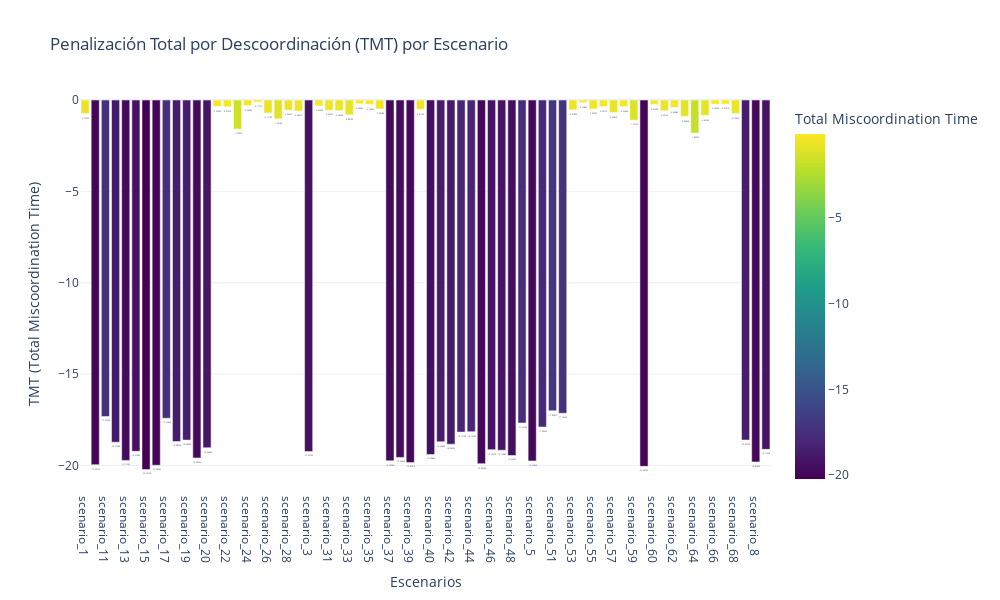
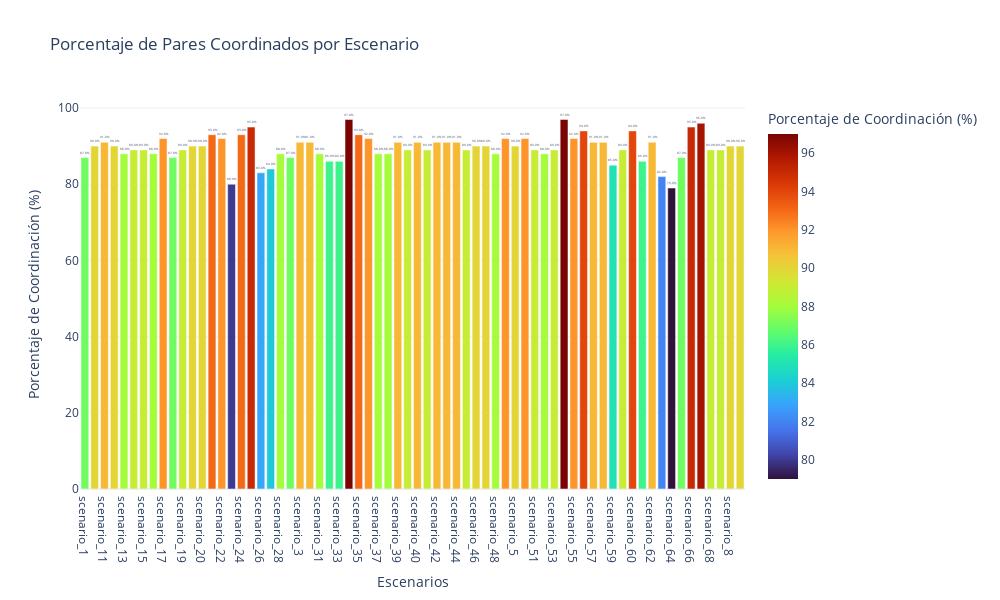

The code cell stored with these charts, in order, in its notebook:
### Markdown cell above
# Analisys

### Code cell
import json
import os
import copy
import plotly.express as px
import plotly.graph_objects as go
import pandas as pd
import numpy as np

# --- Constantes ---
CTI = 0.2  # Intervalo de tiempo de coordinación típico (en segundos)

# --- Ruta del archivo ---
input_file = "/Users/gustavo/Documents/Projects/TESIS_UNAL/ADAPTIVE_ALGORITHM/data/processed/independent_relay_pairs_second_optimization.json"

def analyze_all_scenarios():
    try:
        # 1. Cargar el archivo JSON
        print(f"Cargando datos desde: {input_file}")
        with open(input_file, 'r') as f:
            relay_pairs_data = json.load(f)
        
        if not isinstance(relay_pairs_data, list):
            raise TypeError(f"Error: El archivo {input_file} no contiene una lista JSON.")
        
        # Diccionarios para almacenar datos por escenario
        scenario_results = {}  # Estructura: {scenario_id: {'tmt': valor, 'coordinated': cantidad, 'uncoordinated': cantidad}}
        
        # 2. Procesar cada par y agrupar por escenario
        print("Calculando TMT por escenario...")
        total_pairs_read = 0
        skipped_pairs_count = 0
        
        for pair_entry in relay_pairs_data:
            total_pairs_read += 1
            if not isinstance(pair_entry, dict):
                skipped_pairs_count += 1
                continue
            
            scenario_id = pair_entry.get("scenario_id")
            if not scenario_id:
                skipped_pairs_count += 1
                continue
                
            # Inicializar datos del escenario si es la primera vez
            if scenario_id not in scenario_results:
                scenario_results[scenario_id] = {
                    'tmt': 0, 
                    'coordinated': 0, 
                    'uncoordinated': 0,
                    'total_valid': 0
                }
            
            # Obtener información de los relés
            main_relay_info = pair_entry.get('main_relay')
            backup_relay_info = pair_entry.get('backup_relay')
            
            if not isinstance(main_relay_info, dict) or not isinstance(backup_relay_info, dict):
                skipped_pairs_count += 1
                continue
                
            # Obtener tiempos de operación
            main_time = main_relay_info.get('Time_out')
            backup_time = backup_relay_info.get('Time_out')
            
            # Validar que los tiempos son números
            if not isinstance(main_time, (int, float)) or not isinstance(backup_time, (int, float)):
                skipped_pairs_count += 1
                continue
                
            # Cálculos
            delta_t = backup_time - main_time - CTI
            mt = (delta_t - abs(delta_t)) / 2  # Penalización solo si delta_t es negativo
            
            # Actualizar resultados del escenario
            scenario_results[scenario_id]['tmt'] += mt
            scenario_results[scenario_id]['total_valid'] += 1
            
            if delta_t >= 0:
                scenario_results[scenario_id]['coordinated'] += 1
            else:
                scenario_results[scenario_id]['uncoordinated'] += 1
        
        # 3. Preparar datos para graficar
        data_for_chart = []
        for scenario, data in scenario_results.items():
            data_for_chart.append({
                'Escenario': scenario,
                'TMT': data['tmt'],
                'Pares Coordinados': data['coordinated'],
                'Pares Descoordinados': data['uncoordinated'],
                'Total Pares Válidos': data['total_valid'],
                'Porcentaje Coordinación': 100 * data['coordinated'] / data['total_valid'] if data['total_valid'] > 0 else 0
            })
        
        # Convertir a DataFrame y ordenar por nombre de escenario
        df = pd.DataFrame(data_for_chart)
        df = df.sort_values(by='Escenario')
        
        # 4. Crear gráfico de barras con Plotly
        fig = px.bar(
            df, 
            x='Escenario', 
            y='TMT',
            text='TMT',
            color='TMT',
            color_continuous_scale='Viridis',
            title='Penalización Total por Descoordinación (TMT) por Escenario',
            labels={'TMT': 'Total Miscoordination Time'},
            hover_data=['Pares Coordinados', 'Pares Descoordinados', 'Total Pares Válidos', 'Porcentaje Coordinación']
        )
        
        # Personalizar el gráfico
        fig.update_traces(
            texttemplate='%{text:.5f}',
            textposition='outside'
        )
        
        fig.update_layout(
            xaxis_title='Escenarios',
            yaxis_title='TMT (Total Miscoordination Time)',
            xaxis={'categoryorder': 'array', 'categoryarray': df['Escenario'].tolist()},
            font=dict(size=12),
            height=600,
            width=1000
        )
        
        # 5. Crear un segundo gráfico: porcentaje de coordinación
        fig2 = px.bar(
            df,
            x='Escenario',
            y='Porcentaje Coordinación',
            text='Porcentaje Coordinación',
            color='Porcentaje Coordinación',
            color_continuous_scale='Turbo',
            title='Porcentaje de Pares Coordinados por Escenario',
            labels={'Porcentaje Coordinación': 'Porcentaje de Coordinación (%)'},
            hover_data=['Pares Coordinados', 'Pares Descoordinados', 'Total Pares Válidos', 'TMT']
        )
        
        fig2.update_traces(
            texttemplate='%{text:.1f}%',
            textposition='outside'
        )
        
        fig2.update_layout(
            xaxis_title='Escenarios',
            yaxis_title='Porcentaje de Coordinación (%)',
            xaxis={'categoryorder': 'array', 'categoryarray': df['Escenario'].tolist()},
            font=dict(size=12),
            height=600,
            width=1000
        )
        
        # 5. Mostrar tabla de resultados
        print("\n--- Resultados por Escenario ---")
        print(f"{'Escenario':<15} {'Pares Válidos':<15} {'Coordinados':<15} {'Descoordinados':<15} {'% Coordin.':<15} {'TMT':<15}")
        print("-" * 90)
        
        for index, row in df.iterrows():
            print(f"{row['Escenario']:<15} {int(row['Total Pares Válidos']):<15} {int(row['Pares Coordinados']):<15} {int(row['Pares Descoordinados']):<15} {row['Porcentaje Coordinación']:.1f}%{' ':<10} {row['TMT']:.5f}")
        
        print(f"\nTotal de pares leídos: {total_pairs_read}")
        print(f"Pares omitidos (datos inválidos/faltantes): {skipped_pairs_count}")
        
        # Guardar los gráficos antes de mostrarlos
        output_dir = os.path.dirname(input_file)
        
        # Guardar el primer gráfico (TMT)
        output_file_tmt = os.path.join(output_dir, "tmt_by_scenario.html")
        fig.write_html(output_file_tmt)
        print(f"\nGráfico de TMT guardado en: {output_file_tmt}")
        
        # Guardar el segundo gráfico (% Coordinación)
        output_file_coord = os.path.join(output_dir, "coordination_percentage_by_scenario.html")
        fig2.write_html(output_file_coord)
        print(f"Gráfico de Porcentaje de Coordinación guardado en: {output_file_coord}")
        
        # Mostrar los gráficos
        fig.show()
        fig2.show()
        
    except FileNotFoundError:
        print(f"Error CRÍTICO: No se pudo encontrar el archivo de entrada: {input_file}")
    except TypeError as e:
        print(f"Error CRÍTICO: Problema con el tipo de datos esperado en el archivo JSON: {e}")
    except json.JSONDecodeError as e:
        print(f"Error CRÍTICO: El archivo de entrada JSON ({input_file}) está mal formado: {e}")
    except Exception as e:
        import traceback
        print(f"Error inesperado durante el procesamiento: {e}")
        print("--- Traceback ---")
        traceback.print_exc()
        print("-----------------")
        
if __name__ == "__main__":
    analyze_all_scenarios()

### Figure 1 — Plotly figure (JSON) as saved in the notebook; plotly's stock layout.template omitted (floating-point values rounded to 4 significant figures; data arrays with more than 128 entries replaced by an {"elided": "..."} marker saying what was removed)
{"data": [{"alignmentgroup": "True", "customdata": {"elided": "68x4 int values"}, "hovertemplate": "Escenario=%{x}<br>Total Miscoordination Time=%{marker.color}<br>Pares Coordinados=%{customdata[0]}<br>Pares Descoordinados=%{customdata[1]}<br>Total Pares Válidos=%{customdata[2]}<br>Porcentaje Coordinación=%{customdata[3]}<extra></extra>", "legendgroup": "", "marker": {"color": [-0.7393, -19.96, -17.32, -18.73, -19.72, -19.22, -20.22, -19.99, -17.41, -18.69, -18.61, -19.59, -19.03, -0.353, -0.3733, -1.595, -0.3039, -0.1171, -0.7119, -1.032, -0.5596, -0.6061, -19.24, -0.3229, -0.5641, -0.586, -0.8079, -0.2069, -0.2385, -0.4958, -19.74, -19.56, -19.84, -0.5175, -19.4, -18.7, -18.83, -18.17, -18.15, -19.9, -19.13, -19.16, -19.45, -17.67, -19.75, -17.89, -17.01, -17.15, -0.539, -0.1386, -0.4953, -0.3577, -0.6832, -0.3594, -1.101, -20.05, -0.2428, -0.5915, -0.4088, -0.8954, -1.809, -0.8416, -0.233, -0.2247, -0.7345, -18.61, -19.8, -19.12], "coloraxis": "coloraxis", "pattern": {"shape": ""}}, "name": "", "offsetgroup": "", "orientation": "v", "showlegend": false, "text": [-0.7393, -19.96, -17.32, -18.73, -19.72, -19.22, -20.22, -19.99, -17.41, -18.69, -18.61, -19.59, -19.03, -0.353, -0.3733, -1.595, -0.3039, -0.1171, -0.7119, -1.032, -0.5596, -0.6061, -19.24, -0.3229, -0.5641, -0.586, -0.8079, -0.2069, -0.2385, -0.4958, -19.74, -19.56, -19.84, -0.5175, -19.4, -18.7, -18.83, -18.17, -18.15, -19.9, -19.13, -19.16, -19.45, -17.67, -19.75, -17.89, -17.01, -17.15, -0.539, -0.1386, -0.4953, -0.3577, -0.6832, -0.3594, -1.101, -20.05, -0.2428, -0.5915, -0.4088, -0.8954, -1.809, -0.8416, -0.233, -0.2247, -0.7345, -18.61, -19.8, -19.12], "textposition": "outside", "texttemplate": "%{text:.5f}", "type": "bar", "x": ["scenario_1", "scenario_10", "scenario_11", "scenario_12", "scenario_13", "scenario_14", "scenario_15", "scenario_16", "scenario_17", "scenario_18", "scenario_19", "scenario_2", "scenario_20", "scenario_21", "scenario_22", "scenario_23", "scenario_24", "scenario_25", "scenario_26", "scenario_27", "scenario_28", "scenario_29", "scenario_3", "scenario_30", "scenario_31", "scenario_32", "scenario_33", "scenario_34", "scenario_35", "scenario_36", "scenario_37", "scenario_38", "scenario_39", "scenario_4", "scenario_40", "scenario_41", "scenario_42", "scenario_43", "scenario_44", "scenario_45", "scenario_46", "scenario_47", "scenario_48", "scenario_49", "scenario_5", "scenario_50", "scenario_51", "scenario_52", "scenario_53", "scenario_54", "scenario_55", "scenario_56", "scenario_57", "scenario_58", "scenario_59", "scenario_6", "scenario_60", "scenario_61", "scenario_62", "scenario_63", "scenario_64", "scenario_65", "scenario_66", "scenario_67", "scenario_68", "scenario_7", "scenario_8", "scenario_9"], "xaxis": "x", "y": [-0.7393, -19.96, -17.32, -18.73, -19.72, -19.22, -20.22, -19.99, -17.41, -18.69, -18.61, -19.59, -19.03, -0.353, -0.3733, -1.595, -0.3039, -0.1171, -0.7119, -1.032, -0.5596, -0.6061, -19.24, -0.3229, -0.5641, -0.586, -0.8079, -0.2069, -0.2385, -0.4958, -19.74, -19.56, -19.84, -0.5175, -19.4, -18.7, -18.83, -18.17, -18.15, -19.9, -19.13, -19.16, -19.45, -17.67, -19.75, -17.89, -17.01, -17.15, -0.539, -0.1386, -0.4953, -0.3577, -0.6832, -0.3594, -1.101, -20.05, -0.2428, -0.5915, -0.4088, -0.8954, -1.809, -0.8416, -0.233, -0.2247, -0.7345, -18.61, -19.8, -19.12], "yaxis": "y"}], "layout": {"barmode": "relative", "coloraxis": {"colorbar": {"title": {"text": "Total Miscoordination Time"}}, "colorscale": [[0, "#440154"], [0.1111, "#482878"], [0.2222, "#3e4989"], [0.3333, "#31688e"], [0.4444, "#26828e"], [0.5556, "#1f9e89"], [0.6667, "#35b779"], [0.7778, "#6ece58"], [0.8889, "#b5de2b"], [1, "#fde725"]]}, "font": {"size": 12}, "height": 600, "legend": {"tracegroupgap": 0}, "title": {"text": "Penalización Total por Descoordinación (TMT) por Escenario"}, "width": 1000, "xaxis": {"anchor": "y", "categoryarray": ["scenario_1", "scenario_10", "scenario_11", "scenario_12", "scenario_13", "scenario_14", "scenario_15", "scenario_16", "scenario_17", "scenario_18", "scenario_19", "scenario_2", "scenario_20", "scenario_21", "scenario_22", "scenario_23", "scenario_24", "scenario_25", "scenario_26", "scenario_27", "scenario_28", "scenario_29", "scenario_3", "scenario_30", "scenario_31", "scenario_32", "scenario_33", "scenario_34", "scenario_35", "scenario_36", "scenario_37", "scenario_38", "scenario_39", "scenario_4", "scenario_40", "scenario_41", "scenario_42", "scenario_43", "scenario_44", "scenario_45", "scenario_46", "scenario_47", "scenario_48", "scenario_49", "scenario_5", "scenario_50", "scenario_51", "scenario_52", "scenario_53", "scenario_54", "scenario_55", "scenario_56", "scenario_57", "scenario_58", "scenario_59", "scenario_6", "scenario_60", "scenario_61", "scenario_62", "scenario_63", "scenario_64", "scenario_65", "scenario_66", "scenario_67", "scenario_68", "scenario_7", "scenario_8", "scenario_9"], "categoryorder": "array", "domain": [0, 1], "title": {"text": "Escenarios"}}, "yaxis": {"anchor": "x", "domain": [0, 1], "title": {"text": "TMT (Total Miscoordination Time)"}}}}

### Figure 2 — Plotly figure (JSON) as saved in the notebook; plotly's stock layout.template omitted (floating-point values rounded to 4 significant figures; data arrays with more than 128 entries replaced by an {"elided": "..."} marker saying what was removed)
{"data": [{"alignmentgroup": "True", "customdata": {"elided": "68x4 float values"}, "hovertemplate": "Escenario=%{x}<br>Porcentaje de Coordinación (%)=%{marker.color}<br>Pares Coordinados=%{customdata[0]}<br>Pares Descoordinados=%{customdata[1]}<br>Total Pares Válidos=%{customdata[2]}<br>TMT=%{customdata[3]}<extra></extra>", "legendgroup": "", "marker": {"color": [87, 90, 91, 90, 88, 89, 89, 88, 92, 87, 89, 90, 90, 93, 92, 80, 93, 95, 83, 84, 88, 87, 91, 91, 88, 86, 86, 97, 93, 92, 88, 88, 91, 89, 91, 89, 91, 91, 91, 89, 90, 90, 88, 92, 90, 92, 89, 88, 89, 97, 92, 94, 91, 91, 85, 89, 94, 86, 91, 82, 79, 87, 95, 96, 89, 89, 90, 90], "coloraxis": "coloraxis", "pattern": {"shape": ""}}, "name": "", "offsetgroup": "", "orientation": "v", "showlegend": false, "text": [87, 90, 91, 90, 88, 89, 89, 88, 92, 87, 89, 90, 90, 93, 92, 80, 93, 95, 83, 84, 88, 87, 91, 91, 88, 86, 86, 97, 93, 92, 88, 88, 91, 89, 91, 89, 91, 91, 91, 89, 90, 90, 88, 92, 90, 92, 89, 88, 89, 97, 92, 94, 91, 91, 85, 89, 94, 86, 91, 82, 79, 87, 95, 96, 89, 89, 90, 90], "textposition": "outside", "texttemplate": "%{text:.1f}%", "type": "bar", "x": ["scenario_1", "scenario_10", "scenario_11", "scenario_12", "scenario_13", "scenario_14", "scenario_15", "scenario_16", "scenario_17", "scenario_18", "scenario_19", "scenario_2", "scenario_20", "scenario_21", "scenario_22", "scenario_23", "scenario_24", "scenario_25", "scenario_26", "scenario_27", "scenario_28", "scenario_29", "scenario_3", "scenario_30", "scenario_31", "scenario_32", "scenario_33", "scenario_34", "scenario_35", "scenario_36", "scenario_37", "scenario_38", "scenario_39", "scenario_4", "scenario_40", "scenario_41", "scenario_42", "scenario_43", "scenario_44", "scenario_45", "scenario_46", "scenario_47", "scenario_48", "scenario_49", "scenario_5", "scenario_50", "scenario_51", "scenario_52", "scenario_53", "scenario_54", "scenario_55", "scenario_56", "scenario_57", "scenario_58", "scenario_59", "scenario_6", "scenario_60", "scenario_61", "scenario_62", "scenario_63", "scenario_64", "scenario_65", "scenario_66", "scenario_67", "scenario_68", "scenario_7", "scenario_8", "scenario_9"], "xaxis": "x", "y": [87, 90, 91, 90, 88, 89, 89, 88, 92, 87, 89, 90, 90, 93, 92, 80, 93, 95, 83, 84, 88, 87, 91, 91, 88, 86, 86, 97, 93, 92, 88, 88, 91, 89, 91, 89, 91, 91, 91, 89, 90, 90, 88, 92, 90, 92, 89, 88, 89, 97, 92, 94, 91, 91, 85, 89, 94, 86, 91, 82, 79, 87, 95, 96, 89, 89, 90, 90], "yaxis": "y"}], "layout": {"barmode": "relative", "coloraxis": {"colorbar": {"title": {"text": "Porcentaje de Coordinación (%)"}}, "colorscale": [[0, "#30123b"], [0.07143, "#4145ab"], [0.1429, "#4675ed"], [0.2143, "#39a2fc"], [0.2857, "#1bcfd4"], [0.3571, "#24eca6"], [0.4286, "#61fc6c"], [0.5, "#a4fc3b"], [0.5714, "#d1e834"], [0.6429, "#f3c63a"], [0.7143, "#fe9b2d"], [0.7857, "#f36315"], [0.8571, "#d93806"], [0.9286, "#b11901"], [1, "#7a0402"]]}, "font": {"size": 12}, "height": 600, "legend": {"tracegroupgap": 0}, "title": {"text": "Porcentaje de Pares Coordinados por Escenario"}, "width": 1000, "xaxis": {"anchor": "y", "categoryarray": ["scenario_1", "scenario_10", "scenario_11", "scenario_12", "scenario_13", "scenario_14", "scenario_15", "scenario_16", "scenario_17", "scenario_18", "scenario_19", "scenario_2", "scenario_20", "scenario_21", "scenario_22", "scenario_23", "scenario_24", "scenario_25", "scenario_26", "scenario_27", "scenario_28", "scenario_29", "scenario_3", "scenario_30", "scenario_31", "scenario_32", "scenario_33", "scenario_34", "scenario_35", "scenario_36", "scenario_37", "scenario_38", "scenario_39", "scenario_4", "scenario_40", "scenario_41", "scenario_42", "scenario_43", "scenario_44", "scenario_45", "scenario_46", "scenario_47", "scenario_48", "scenario_49", "scenario_5", "scenario_50", "scenario_51", "scenario_52", "scenario_53", "scenario_54", "scenario_55", "scenario_56", "scenario_57", "scenario_58", "scenario_59", "scenario_6", "scenario_60", "scenario_61", "scenario_62", "scenario_63", "scenario_64", "scenario_65", "scenario_66", "scenario_67", "scenario_68", "scenario_7", "scenario_8", "scenario_9"], "categoryorder": "array", "domain": [0, 1], "title": {"text": "Escenarios"}}, "yaxis": {"anchor": "x", "domain": [0, 1], "title": {"text": "Porcentaje de Coordinación (%)"}}}}
